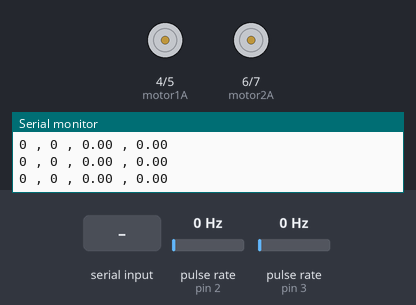
Bench run of a sketch on a simulated Arduino Uno, built with avr-gcc and run on an emulated ATmega328P. Shown: motor-driver pin pairs drawn as motors (green arrow = first pin HIGH = forward, orange = second pin HIGH = backward, longer = more drive), the last lines printed to the serial monitor. Wiring (inferred from the names in the program): 2 × pulse sensor: data pin 2 / data pin 3. The test bench sets the inputs (shaded band); at power-on: pulse rate (sensors on pin 2, pin 3) 0 Hz.

Above: at 1.2 s.
1.3 s: "a" received over Serial
At 2.0 s:
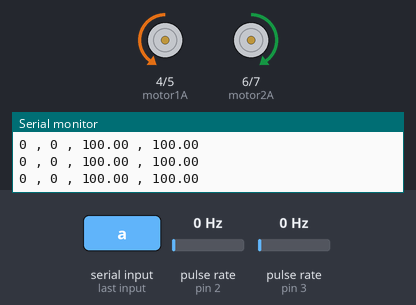
2.8 s: pulse rate (sensor on pin 2) set to 196 Hz
At 5.7 s:
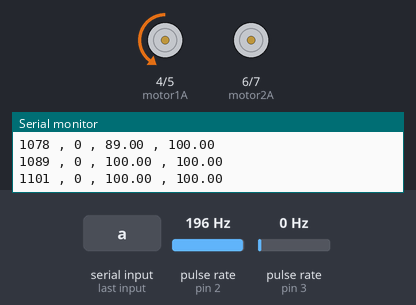
5.8 s: pulse rate (sensor on pin 3) set to 196 Hz
At 8.2 s:
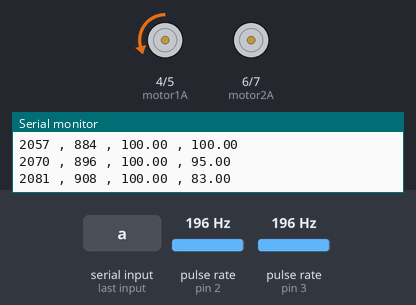
Timing chart, 0 to 9.8 s (numbered marks = the images above; inputs shaded):
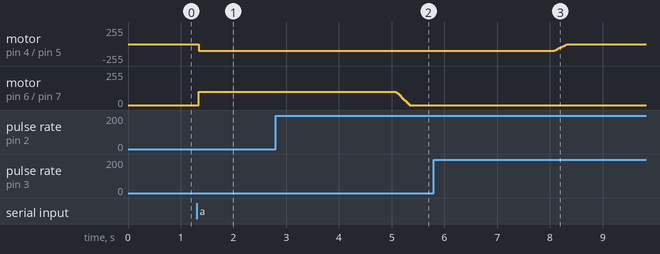

The sketch:

PID.ino
```cpp
#include <PID_v1.h>

//encoder
#define encoder1 2  // Motor 1 Interrupt Pin - INT 0
#define encoder2 3  // Motor 2 Interrupt Pin - INT 1

//motor
#define motor1A 4
#define motor1B 5
#define motor2A 6
#define motor2B 7

double Pk1 = 1;
double Ik1 = 0;
double Dk1 = 0.01;

double Setpoint1, Output1, Input1, Output1a;
PID PID1(&Input1, &Output1, &Setpoint1, Pk1, Ik1, Dk1, DIRECT);

double Pk2 = 1;
double Ik2 = 0;
double Dk2 = 0.01;

double Setpoint2, Output2, Input2, Output2a;
PID PID2(&Input2, &Output2, &Setpoint2, Pk2, Ik2, Dk2, DIRECT);

float demand1;
float demand2;

unsigned long currentMillis;
unsigned long previousMillis;

volatile long encoder0Pos = 0;    // encoder 1
volatile long encoder1Pos = 0;    // encoder 2

void setup() {
  pinMode(motor1A, OUTPUT);
  pinMode(motor1B, OUTPUT);
  pinMode(motor2A, OUTPUT);
  pinMode(motor2B, OUTPUT);

  Serial.begin(9600);
  pinMode(encoder1, INPUT_PULLUP);    // encoder pins
  pinMode(encoder2, INPUT_PULLUP);

  attachInterrupt(digitalPinToInterrupt(encoder1), doEncoderA, CHANGE);
  attachInterrupt(digitalPinToInterrupt(encoder2), doEncoderB, CHANGE);

  PID1.SetMode(AUTOMATIC);
  PID1.SetOutputLimits(-100, 100);
  PID1.SetSampleTime(10);

  PID2.SetMode(AUTOMATIC);
  PID2.SetOutputLimits(-100, 100);
  PID2.SetSampleTime(10);

}

void loop() {
  currentMillis = millis();

  if (currentMillis - previousMillis >= 10 ){
    previousMillis = currentMillis;

    if (Serial.available()>0){
      char c = Serial.read();

      if (c == 'a'){
        demand1 = 1000;
        demand2 = 1000;
      }
      else if (c == 'z') {
        demand1 = 0;
        demand2 = 0;
      }
    }

    Serial.print(encoder0Pos);
    Serial.print(" , ");
    Serial.print(encoder1Pos);
    Serial.print(" , ");
    Serial.print(Output1a);
    Serial.print(" , ");
    Serial.println(Output2a);

    Setpoint1 = demand1;
    Input1 = encoder0Pos;
    PID1.Compute();

    Setpoint2 = demand2;
    Input2 = encoder1Pos;
    PID2.Compute();

    //motor
    if (Output1 > 0){
      Output1a = abs(Output1);
      analogWrite(motor2A, Output1a);
      analogWrite(motor2B, 0);
    }
    else if (Output1 < 0) {
      Output1a = abs(Output1);
      analogWrite(motor2B, Output1a);
      analogWrite(motor2A, 0);
    }
    else{
      analogWrite(motor2B, 0);
      analogWrite(motor2A, 0);
    }

    //motor 2
    if (Output2 > 0){
      Output2a = abs(Output2);
      analogWrite(motor1B, Output2a);
      analogWrite(motor1A, 0);
    }
    else if (Output2 < 0) {
      Output2a = abs(Output2);
      analogWrite(motor1A, Output2a);
      analogWrite(motor1B, 0);
    }
    else{
      analogWrite(motor1A, 0);
      analogWrite(motor1B, 0);
    }
  }

}

void doEncoderA() {
     encoder0Pos = encoder0Pos + 1;

}

void doEncoderB() {
     encoder1Pos = encoder1Pos + 1;

}
```

Measured:
- after the input at 1.3 s, motor on pin 4 (motor1A) / pin 5 (motor1B): stopped → backward 100/255 at once; motor on pin 6 (motor2A) / pin 7 (motor2B): stopped → forward 100/255 at once
- after the input at 2.8 s, motor on pin 6 (motor2A) / pin 7 (motor2B): moves from forward 100/255 to stopped over 0.24 s, starting after 2.3 s
- after the input at 5.8 s, motor on pin 4 (motor1A) / pin 5 (motor1B): moves from backward 100/255 to stopped over 0.24 s, starting after 2.3 s
